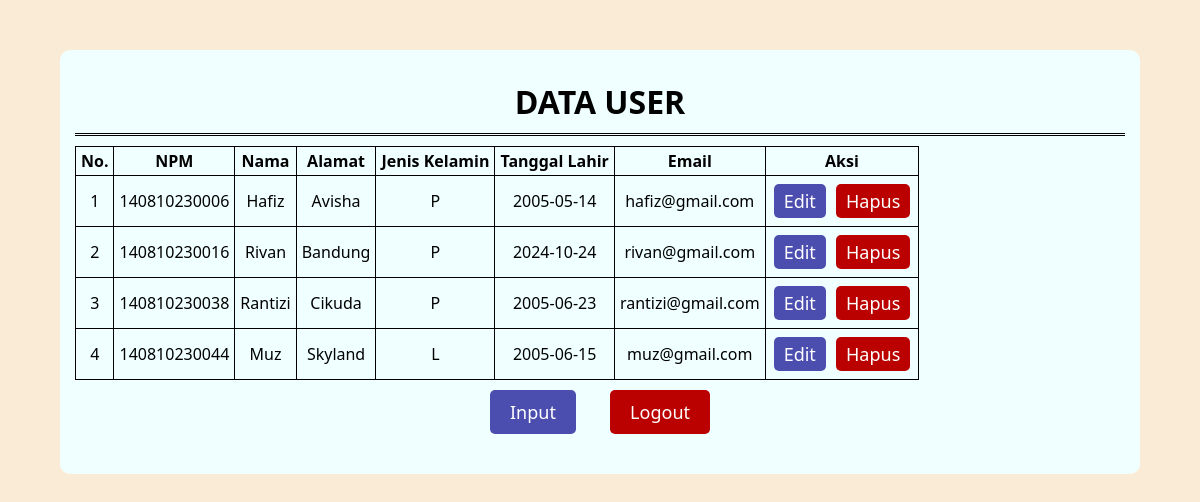
The app's page /data.php (signed in) with its own data.
### tables this page shows
CREATE TABLE `identitas` (
  `npm` varchar(12) NOT NULL,
  `nama` varchar(20) DEFAULT NULL,
  `alamat` varchar(100) DEFAULT NULL,
  `jk` char(1) DEFAULT NULL,
  `tgl_lhr` date DEFAULT NULL,
  `email` varchar(40) DEFAULT NULL
);

### data.php (the view, shortened to what this page needs)
<?php
include('koneksi.php');
?>
<!DOCTYPE html>
<html lang="en">
<head>
    <link rel="stylesheet" type="text/css" href="data.css">
</head>
<body>
    <div class="container1">
    <h1>DATA USER</h1>
    <table>
        <tr>
            <th class="table">No.</th>
            <th class="table">NPM</th>
            <th class="table">Nama</th>
            <th class="table">Alamat</th>
            <th class="table">Jenis Kelamin</th>
            <th class="table">Tanggal Lahir</th>
            <th class="table">Email</th>
            <?php if ($_SESSION['level'] == '2'): ?>
            <th class="table">Aksi</th>
            <?php endif; ?>
        </tr>
        <?php
        $result = mysqli_query($conn, "SELECT * FROM identitas");
        $no = 1;
        while ($row = mysqli_fetch_assoc($result)) {
            echo "<tr>
                    <td class='table'> " . $no++ . "</td>
                    <td class='table'>{$row['npm']}</td>
                    <td class='table'>{$row['nama']}</td>
                    <td class='table'>{$row['alamat']}</td>
                    <td class='table'>{$row['jk']}</td>
                    <td class='table'>{$row['tgl_lhr']}</td>
                    <td class='table'>{$row['email']}</td>
                    <td class='table'>
                        <button class='edit'><a href='edit.php?npm={$row['npm']}'>Edit</a></button>
                        <button class='delete'><a href='data.php?delete={$row['npm']}' onclick='return confirm(\"Hapus data ini?\")'>Hapus</a></button>
                    </td>
                  </tr>";
        }
        ?>
        </table>
        <button class="input"><a href="input.php">Input</a></button>
        <button class="logout"><a href="logout.php">Logout</a></button>
    </div>
</body>
</html>

### data.css (style rules this page uses)
*, body { margin: 0; font-family: 'Segoe UI', Tahoma, Geneva, Verdana, sans-serif; }
body { background-color: antiquewhite; }
.container1 { background-color: azure; width: 1050px; border-radius: 10px; margin: auto; margin-top: 50px; padding: 30px 15px; text-align: center; }
h1 { text-align: center; border-bottom: double; margin-bottom: 10px; padding-bottom: 10px; }
table { border-collapse: collapse; }
th.table, td.table { border: 1px solid; padding: 3px 5px; }
a { color: white; text-decoration: none; }
button.edit { font-size: 18px; font-weight: 500; padding: 5px 10px; background-color: #4c4eaf; color: white; border: none; border-radius: 5px; margin: 5px 3px; cursor: pointer; transition: background-color 0.3s; }
button.input { font-size: 18px; font-weight: 500; padding: 10px 20px; background-color: #4c4eaf; color: white; border: none; border-radius: 5px; margin: 10px 15px; cursor: pointer; transition: background-color 0.3s; }
button.logout { font-size: 18px; font-weight: 500; padding: 10px 20px; background-color: #bb0000; color: white; border: none; border-radius: 5px; margin: 10px 15px; cursor: pointer; transition: background-color 0.3s; }
button.delete { font-size: 18px; font-weight: 500; padding: 5px 10px; background-color: #bb0000; color: white; border: none; border-radius: 5px; margin: 5px 3px; cursor: pointer; transition: background-color 0.3s; }

### records on screen
identitas: npm "140810230006", nama "Hafiz", alamat "Avisha", jk "P", tgl_lhr "2005-05-14", email "hafiz@gmail.com"
identitas: npm "140810230016", nama "Rivan", alamat "Bandung", jk "P", tgl_lhr "2024-10-24", email "rivan@gmail.com"
identitas: npm "140810230038", nama "Rantizi", alamat "Cikuda", jk "P", tgl_lhr "2005-06-23", email "rantizi@gmail.com"
identitas: npm "140810230044", nama "Muz", alamat "Skyland", jk "L", tgl_lhr "2005-06-15", email "muz@gmail.com"
